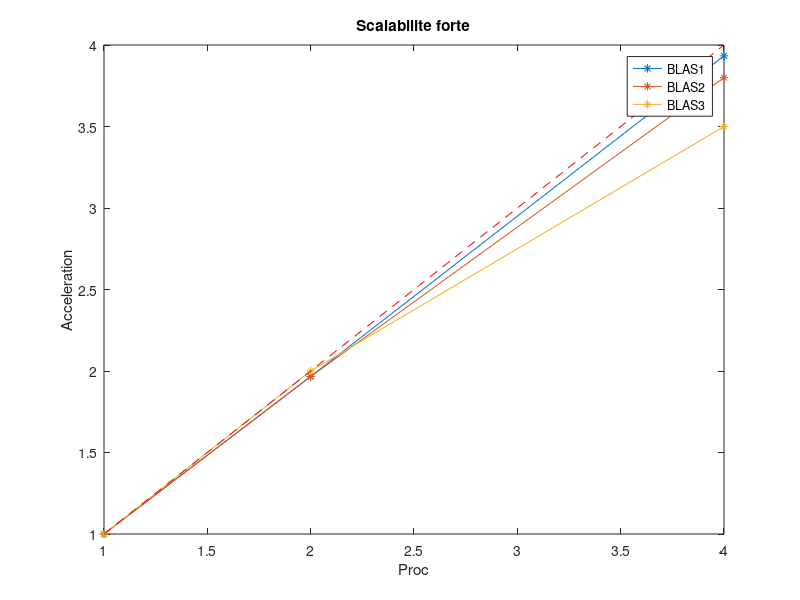
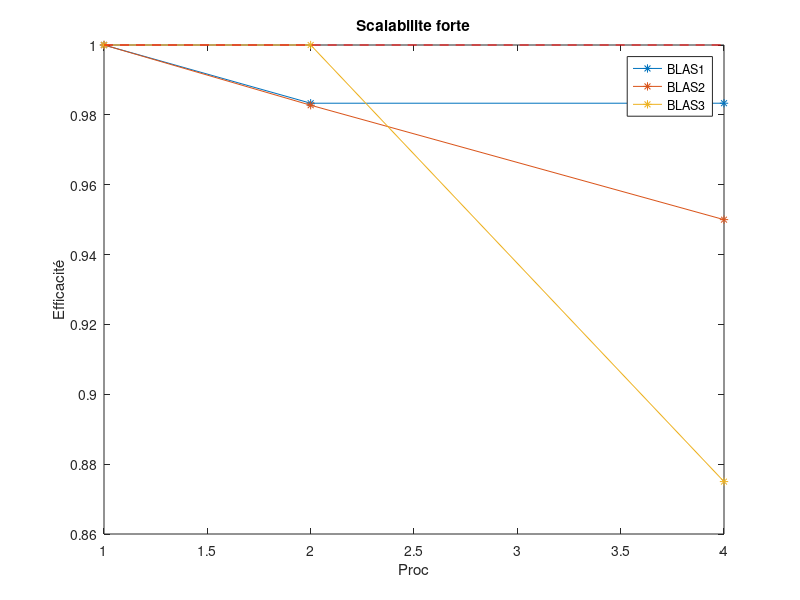

The MATLAB source for these figures, in order:


clear; close all; clc;

% Scalabilite forte
% N = 10
x=[1 2 4];
BLAS1 = [5.9e-06 3e-06 1.5e-06];      % Temps de calcul BLAS1 par processus
BLAS2 = [5.7e-05 2.9e-05 1.5e-05];	% Temps de calcul BLAS2 par processus (maxiter = 100)
BLAS3 = [0.00014 0.00007 0.00004];	% Temps de calcul BLAS3 par processus (maxiter = 1000)

plot([1 2 4], BLAS1(1)./BLAS1, '*-', [1 2 4], BLAS2(1)./BLAS2, '*-',[1 2 4], BLAS3(1)./BLAS3,'*-', x, x, 'r--');
title('Scalabilite forte')
% axis([1 4 1 4])
legend('BLAS1', 'BLAS2', 'BLAS3')
xlabel('Proc'); ylabel('Acceleration');

figure,
y = [1 1 1];
plot([1 2 4], BLAS1(1)./(BLAS1.*x), '*-', [1 2 4], BLAS2(1)./(BLAS2.*x), '*-',[1 2 4], BLAS3(1)./(BLAS3.*x),'*-', x, y, 'r--');
title('Scalabilite forte')
% axis([1 4 1 4])
legend('BLAS1', 'BLAS2', 'BLAS3')
xlabel('Proc'); ylabel('Efficacité');